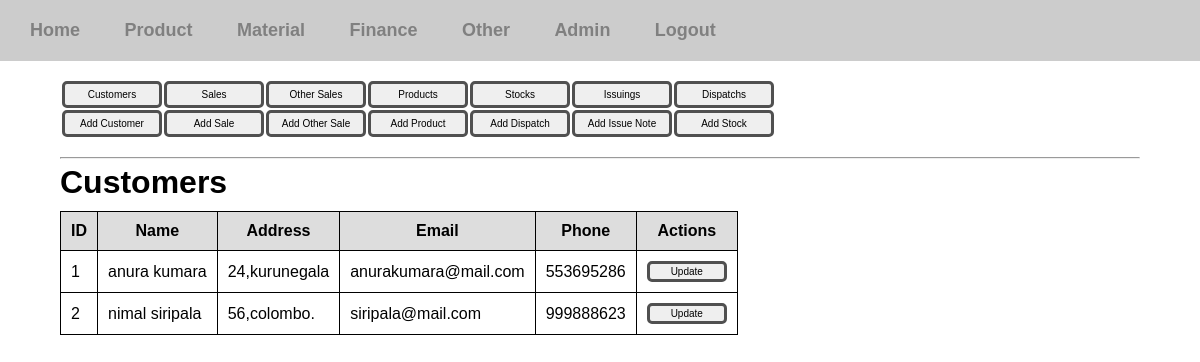
The app's page /inventory-manager/customers/ (signed in) with its own data.
### inventory_manager/models.py (models this page shows, shortened)
class Customer(models.Model):
	name = models.CharField(max_length=100)
	phone = models.CharField(max_length=15)
	email = models.EmailField(null=True, blank=True)
	addr = models.CharField(max_length=200)

### inventory_manager/views/product.py (the view)
# urls.py: path('customers/',product.customer_view, name='customers-view'),
@login_required(login_url='/login')
def customer_view(request):
	customers = Customer.objects.all()
	context = {'customers':customers}
	return render(request, 'inventory_manager/product/customer.html', context)

### templates/inventory_manager/product/customer.html
{% extends 'inventory_manager/product.html' %}
{% block contentblock %}
	<h1>Customers</h1>
	{% if customers %}
		<div class="table-div">
			<table class="view-table">
			<tr>
				<th>ID</th>
				<th>Name</th>
				<th>Address</th>
				<th>Email</th>
				<th>Phone</th>
				<th colspan="2">Actions</th>
			</tr>
			{% for customer in customers %}
			<tr>
				<td>{{ customer.id }}</td>
				<td>{{ customer.name }}</td>
				<td>{{ customer.addr }}</td>
				<td>{{ customer.email }}</td>
				<td>{{ customer.phone }}</td>
				<td><a href="{% url 'update-customer' customer.id %}"><button class="btn btn-sm">Update</button></a></td>
			</tr>
			{% endfor %}
		</table>
		</div>
	{% else %}
		<p>There are no customers. </p>
	{% endif %}
{% endblock %}

### static/css/styles.css (style rules this page uses)
* { margin: 0; padding: 0; box-sizing: border-box; }
body { font-family: sans-serif; }
a { text-decoration: none; color: gray; }
.body-content h1 { margin-top: 5px; }
.btn { padding: 5px 15px; border: 3px solid #505050; border-radius: 5px; width: 100px; font-size: 10px; }
.btn-sm { padding: 2px; width: 80px; }

### static/css/tables.css (style rules this page uses)
.view-table { margin: 10px 0px; border-collapse: collapse; }
.view-table th { background: #ddd; }
.view-table td,th { padding: 10px; border:1px solid black; }

### records on screen
Customer: id "1", name "anura kumara", addr "24,kurunegala", email "anurakumara@mail.com", phone "553695286"
Customer: id "2", name "nimal siripala", addr "56,colombo.", email "siripala@mail.com", phone "999888623"
